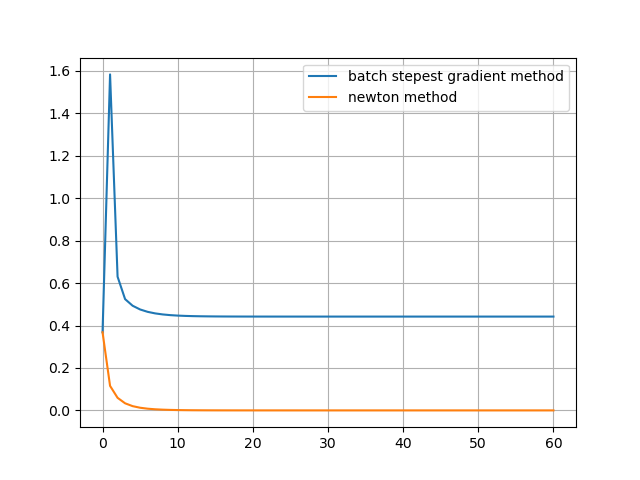

This chart was generated by the following Python code:
import re
import numpy as np
from numpy import random
import dataset
import matplotlib.pyplot as plt

'''
def J(x,y,w, lam):
    tmp = -y*np.dot(w.T,x).reshape(200,1)
    return sum(np.log(1 + np.exp(tmp))) + lam * np.dot(w.T,w)

def grad(x,y,w, lam):
    tmp = np.exp(-y* np.dot(w.T,x).reshape(200,1))
    ys = np.stack([y for _ in range(x.shape[1])],1)
    tmps = np.stack([tmp / (1 + tmp) for _ in range(x.shape[1])],1)
    return sum(tmps * (-ys * x) ) + 2 * lam * w

def Hessian(x,y,w,lam):
    tmp = np.exp(-y* np.dot(w.T,x).reshape(200,1))
    tmps = np.stack([tmp / ((1 + tmp) *(1 + tmp))  for _ in range(x.shape[1]*x.shape[1])],1)
    tmps = tmps.reshape(-1,x.shape[1],x.shape[1])
    return sum(tmps * np.dot(x,x.reshape(x.shape[0],-1,x.shape[1]))) + 2 * lam * np.eye(x.shape[1])
'''

def J(xs,ys,w,lam):
    ans = 0
    for x,y in zip(xs,ys):
        tmp = -y*np.dot(w.T,x)
        ans += np.log(1 + np.exp(tmp))
    ans += lam * np.dot(w.T,w)
    return ans[:,0] / xs.shape[0]

def grad(xs,ys,w,lam):
    ans = np.zeros(w.shape)
    for x,y in zip(xs,ys):
        tmp = np.exp(-y* np.dot(w.T,x))
        ans += tmp / (1 + tmp) * (-y * x)
    ans += 2 * lam * w
    return ans

def Hessian(xs,ys,w,lam):
    ans = np.zeros((w.shape[0],w.shape[0]))
    for x,y in zip(xs,ys):
        tmp = np.exp(-y* np.dot(w.T,x))
        ans += tmp / ((1+tmp)*(1+tmp)) * np.dot(x,x.T)
    ans += 2 * lam * np.eye(w.shape[0])
    return ans



x, y = dataset.dataset4()
lam = 0.001
firstAlpha = 1
c = np.random.rand()
p = np.random.rand()
epochNum = 60
firstW = ( np.random.rand(4,1) - 0.5 ) * 2
y = y.reshape(200,1)
x = x.reshape(200,4,1)
print("Training")
print("step")
print("c:{}".format(c))
print("p:{}".format(p))

#batch stepest gradient method
print("batch stepest gradient method")
stepestJs = []
w = np.copy(firstW)
alpha = firstAlpha
stepestJs.append(J(x,y,w,lam))
for i in range(epochNum):
    g = grad(x,y,w,lam)
    if J(x,y,w - alpha * g,lam) <= J(x,y,w,lam) + c*p*sum(g*g):
        alpha = p*alpha
    w -= alpha * g
    stepestJs.append(J(x,y,w,lam))



# newton method
print("newton method")
alpha = firstAlpha
newtonJs = []
w = np.copy(firstW)
newtonJs.append(J(x,y,w,lam))
for i in range(epochNum):
    g = grad(x,y,w,lam)
    d = np.dot(np.linalg.inv(Hessian(x,y,w,lam)), g)
    if J(x,y,w - alpha * d,lam) <= J(x,y,w,lam) + c*p*sum(g*d):
        alpha = p*alpha
    w -= alpha * d
    newtonJs.append(J(x,y,w,lam))

# result print
print("batch stepest gradient method result")
print("first : {}".format(stepestJs[0]))
print("finish : {}".format(stepestJs[-1]))
print("newton method result")
print("first : {}".format(newtonJs[0]))
print("finish : {}".format(newtonJs[-1]))

# create figure
best = min(stepestJs[-1],newtonJs[-1])

fig = plt.figure()
epoch = [ i for i in range(epochNum + 1)]
plt.plot(epoch, stepestJs - best, label = "batch stepest gradient method")
plt.plot(epoch, newtonJs - best, label = "newton method")
plt.legend()
plt.grid()
fig.show()
fig.savefig("problem1-1.png")